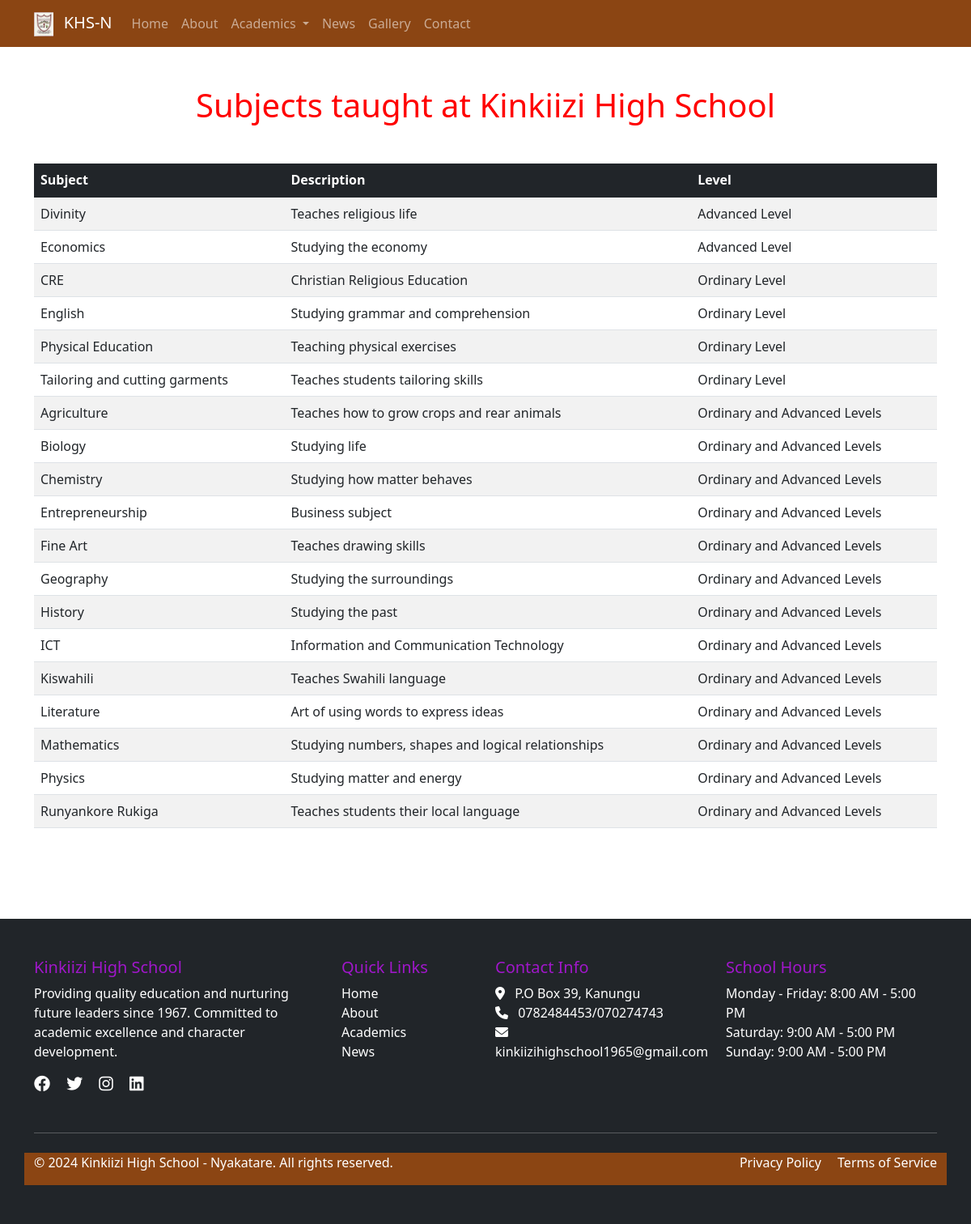
The app's page /academics/subjects/ with its own data.
### apps/academics/models.py (models this page shows, shortened)
class Subject(models.Model):
    LEVEL_CHOICES = [
        ('ordinary', 'Ordinary Level'),
        ('advanced', 'Advanced Level'),
        ('ordinaryadvanced', 'Ordinary and Advanced Levels')
    ]
    name = models.CharField(max_length=200)
    description = models.TextField(blank=True)
    level = models.CharField(max_length=20, choices=LEVEL_CHOICES, default='ordinary')
    is_active = models.BooleanField(default=True)
    class Meta:
        ordering = ['level', 'name']

### apps/contact/models.py (models this page shows, shortened)
class SiteSettings(models.Model):
    school_description = models.TextField(
        help_text="Description displayed in the footer"
    )
    facebook_url = models.URLField(blank=True, null=True, help_text="Facebook page URL")
    twitter_url = models.URLField(blank=True, null=True, help_text="Twitter profile URL")
    instagram_url = models.URLField(blank=True, null=True, help_text="Instagram profile URL")
    linkedin_url = models.URLField(blank=True, null=True, help_text="LinkedIn page URL")
    school_hours_weekdays = models.CharField(
        max_length=100,
        default="Monday - Friday: 8:00 AM - 3:00 PM",
        help_text="Weekday hours (e.g., Monday - Friday: 8:00 AM - 3:00 PM)"
    )
    school_hours_saturday = models.CharField(
        max_length=100,
        default="Saturday: 9:00 AM - 12:00 PM",
        help_text="Saturday hours"
    )
    school_hours_sunday = models.CharField(
        max_length=100,
        default="Sunday: Closed",
        help_text="Sunday hours"
    )
    copyright_text = models.CharField(
        max_length=200,
        default="© 2024 Our School. All rights reserved.",
        help_text="Copyright text displayed in footer"
    )
    privacy_policy_url = models.URLField(blank=True, null=True, help_text="Privacy Policy page URL")
    terms_of_service_url = models.URLField(blank=True, null=True, help_text="Terms of Service page URL")
    updated_at = models.DateTimeField(auto_now=True)
    class Meta:
        verbose_name_plural = "Site Settings"

class ContactInfo(models.Model):
    school_name = models.CharField(max_length=200)
    address = models.TextField()
    phone = models.CharField(max_length=20)
    email = models.EmailField()
    map_embed_code = models.TextField(help_text="Embed code for Google Maps")
    updated_at = models.DateTimeField(auto_now=True)
    class Meta:
        verbose_name_plural = "Contact Information"

### apps/academics/views.py (the view)
# urls.py: path('subjects/', SubjectListView.as_view(), name='subjects'),
class SubjectListView(ListView):
    model = Subject
    template_name = 'academics/subjects.html'
    context_object_name = 'subjects'
    def get_queryset(self):
        return Subject.objects.filter(is_active=True)

### apps/contact/context_processors.py (called while the page is built)
def site_context(request):
    return {
        'contact_info': ContactInfo.objects.first(),
        'site_settings': SiteSettings.objects.first(),
    }

### templates/academics/subjects.html (shortened to what this page needs)
{% extends "base.html" %}
{% block content %}
<div class="container py-5">
  <h1 class="text-center mb-5">Subjects taught at Kinkiizi High School</h1>
  {% if subjects %}
        <div class="table-responsive">
            <table class="table table-striped align-middle">
                <thead class="table-dark">
                    <tr>
                        <th scope="col">Subject</th>
                        <th scope="col">Description</th>
                        <th scope="col">Level</th>
                    </tr>
                </thead>
                <tbody>
                    {% for subject in subjects %}
                        <tr>
                            <td>{{ subject.name }}</td>
                            <td>
                                {% if subject.description %}
                                    {{ subject.description }}
                                {% else %}
                                    <span class="text-muted">No description provided</span>
                                {% endif %}
                            </td>
                            <td>{{ subject.get_level_display }}</td>
                        </tr>
                    {% endfor %}
                </tbody>
            </table>
        </div>
    {% else %}
        <p class="text-center">No subjects found.</p>
    {% endif %}
</div>
{% endblock %}

### templates/partials/_footer.html (shortened to what this page needs)
<footer class="bg-dark text-white py-5 mt-5">
    <div class="container">
        <div class="row">
            <div class="col-lg-4 mb-4">
                <h5>Kinkiizi High School</h5>
                {% if site_settings and site_settings.school_description %}
                    <p>{{ site_settings.school_description }}</p>
                {% else %}
                    <p>Providing quality education and nurturing future leaders since 1990. Committed to academic excellence and character development.</p>
                {% endif %}
                <div class="social-links">
                    {% if site_settings %}
                        {% if site_settings.facebook_url %}
                            <a href="{{ site_settings.facebook_url }}" class="text-white me-3" target="_blank" rel="noopener noreferrer"><i class="fab fa-facebook fa-lg"></i></a>
                        {% endif %}
                        {% if site_settings.twitter_url %}
                            <a href="{{ site_settings.twitter_url }}" class="text-white me-3" target="_blank" rel="noopener noreferrer"><i class="fab fa-twitter fa-lg"></i></a>
                        {% endif %}
                        {% if site_settings.instagram_url %}
                            <a href="{{ site_settings.instagram_url }}" class="text-white me-3" target="_blank" rel="noopener noreferrer"><i class="fab fa-instagram fa-lg"></i></a>
                        {% endif %}
                        {% if site_settings.linkedin_url %}
                            <a href="{{ site_settings.linkedin_url }}" class="text-white" target="_blank" rel="noopener noreferrer"><i class="fab fa-linkedin fa-lg"></i></a>
                        {% endif %}
                    {% endif %}
                </div>
            </div>
            <div class="col-lg-2 mb-4">
                <h5>Quick Links</h5>
                <ul class="list-unstyled">
                    <li><a href="{% url 'home' %}" class="text-white text-decoration-none">Home</a></li>
                    <li><a href="{% url 'about' %}" class="text-white text-decoration-none">About</a></li>
                    <li><a href="{% url 'academics' %}" class="text-white text-decoration-none">Academics</a></li>
                    <li><a href="{% url 'news_list' %}" class="text-white text-decoration-none">News</a></li>
                </ul>
            </div>
            <div class="col-lg-3 mb-4">
                <h5>Contact Info</h5>
                <ul class="list-unstyled">
                    {% if contact_info %}
                        <li><i class="fas fa-map-marker-alt me-2"></i> {{ contact_info.address|linebreaksbr }}</li>
                        <li><i class="fas fa-phone me-2"></i> {{ contact_info.phone }}</li>
                        <li><i class="fas fa-envelope me-2"></i> {{ contact_info.email }}</li>
                    {% else %}
                        <li><i class="fas fa-map-marker-alt me-2"></i> 123 School Street, City</li>
                        <li><i class="fas fa-phone me-2"></i> (123) 456-7890</li>
                        <li><i class="fas fa-envelope me-2"></i> info@ourschool.edu</li>
                    {% endif %}
                </ul>
            </div>
            <div class="col-lg-3 mb-4">
                <h5>School Hours</h5>
                <ul class="list-unstyled">
                    {% if site_settings %}
                        <li>{{ site_settings.school_hours_weekdays }}</li>
                        <li>{{ site_settings.school_hours_saturday }}</li>
                        <li>{{ site_settings.school_hours_sunday }}</li>
                    {% else %}
                        <li>Monday - Friday: 8:00 AM - 3:00 PM</li>
                        <li>Saturday: 9:00 AM - 12:00 PM</li>
                        <li>Sunday: Closed</li>
                    {% endif %}
                </ul>
            </div>
        </div>
        <hr class="my-4">
        <div class="row">
            <div class="col-md-6" style="background-color: #8B4513;">
                <p>{% if site_settings %}{{ site_settings.copyright_text }}{% else %}&copy; 2024 Our School. All rights reserved.{% endif %}</p>
            </div>
            <div class="col-md-6 text-md-end" style="background-color: #8B4513;" >
                {% if site_settings %}
                    {% if site_settings.privacy_policy_url %}
                        <a href="{{ site_settings.privacy_policy_url }}" class="text-white text-decoration-none me-3">Privacy Policy</a>
                    {% endif %}
                    {% if site_settings.terms_of_service_url %}
                        <a href="{{ site_settings.terms_of_service_url }}" class="text-white text-decoration-none">Terms of Service</a>
                    {% endif %}
                {% else %}
                    <a href="#" class="text-white text-decoration-none me-3">Privacy Policy</a>
                    <a href="#" class="text-white text-decoration-none">Terms of Service</a>
                {% endif %}
            </div>
        </div>
    </div>
</footer>

### templates/academics/subjects.html (style rules this page uses)
h1 { color: red; }

### templates/partials/_footer.html (style rules this page uses)
h5 { color: rgb(160, 23, 202); }

### records on screen
Subject: name "Divinity", description "Teaches religious life", level "Advanced Level"
Subject: name "Economics", description "Studying the economy", level "Advanced Level"
Subject: name "CRE", description "Christian Religious Education", level "Ordinary Level"
Subject: name "English", description "Studying grammar and comprehension", level "Ordinary Level"
Subject: name "Physical Education", description "Teaching physical exercises", level "Ordinary Level"
Subject: name "Tailoring and cutting garments", description "Teaches students tailoring skills", level "Ordinary Level"
Subject: name "Agriculture", description "Teaches how to grow crops and rear animals", level "Ordinary and Advanced Levels"
Subject: name "Biology", description "Studying life", level "Ordinary and Advanced Levels"
Subject: name "Chemistry", description "Studying how matter behaves", level "Ordinary and Advanced Levels"
Subject: name "Entrepreneurship", description "Business subject", level "Ordinary and Advanced Levels"
Subject: name "Fine Art", description "Teaches drawing skills", level "Ordinary and Advanced Levels"
Subject: name "Geography", description "Studying the surroundings", level "Ordinary and Advanced Levels"
Subject: name "History", description "Studying the past", level "Ordinary and Advanced Levels"
Subject: name "ICT", description "Information and Communication Technology", level "Ordinary and Advanced Levels"
Subject: name "Kiswahili", description "Teaches Swahili language", level "Ordinary and Advanced Levels"
Subject: name "Literature", description "Art of using words to express ideas", level "Ordinary and Advanced Levels"
Subject: name "Mathematics", description "Studying numbers, shapes and logical relationships", level "Ordinary and Advanced Levels"
Subject: name "Physics", description "Studying matter and energy", level "Ordinary and Advanced Levels"
Subject: name "Runyankore Rukiga", description "Teaches students their local language", level "Ordinary and Advanced Levels"
SiteSettings: school_description "Providing quality education and nurturing future leaders since 1967. Committed to academic excellence and character development.", school_hours_weekdays "Monday - Friday: 8:00 AM - 5:00 PM", school_hours_saturday "Saturday: 9:00 AM - 5:00 PM", school_hours_sunday "Sunday: 9:00 AM - 5:00 PM", copyright_text "© 2024 Kinkiizi High School - Nyakatare. All rights reserved."
ContactInfo: address "P.O Box 39, Kanungu", phone "0782484453/070274743", email "kinkiizihighschool1965@gmail.com"
